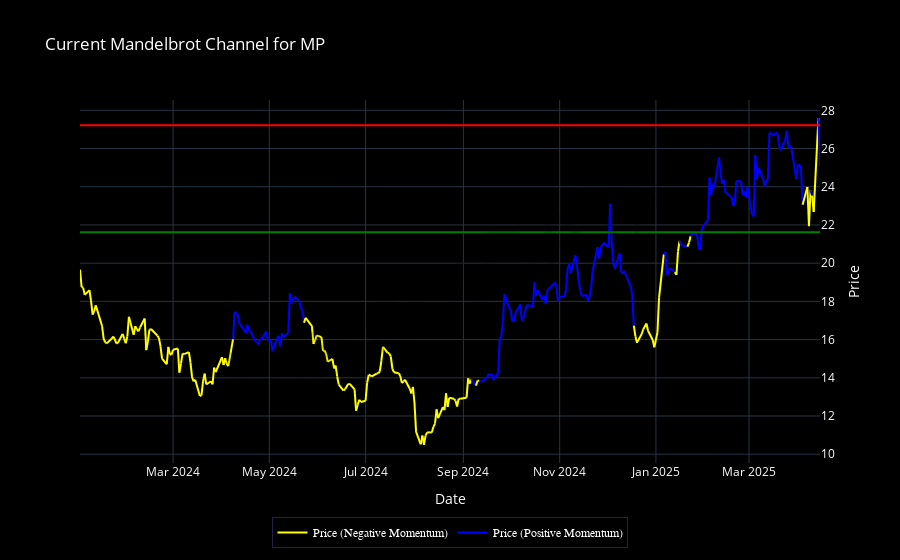

The code cell stored with this chart in its notebook:
### Code cell
import time

start = time.time()
result.show()
end = time.time()
print(f"Time elapsed: {end - start:.2f} seconds")
